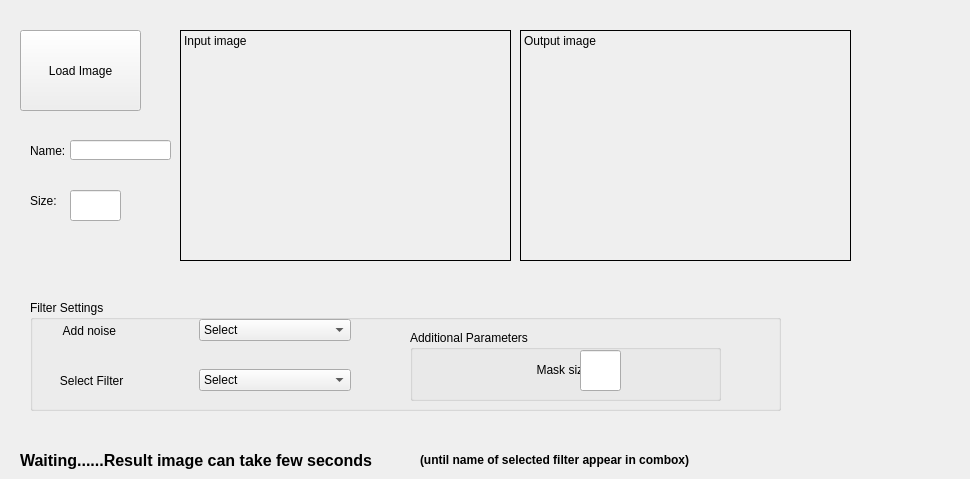
    <widget class="QWidget" name="tab_filters">
     <attribute name="title">
      <string>Filters</string>
     </attribute>
     <widget class="QLabel" name="label_filters_input">
      <property name="geometry">
       <rect>
        <x>180</x>
        <y>30</y>
        <width>331</width>
        <height>231</height>
       </rect>
      </property>
      <property name="autoFillBackground">
       <bool>true</bool>
      </property>
      <property name="frameShape">
       <enum>QFrame::Box</enum>
      </property>
      <property name="text">
       <string>Input image</string>
      </property>
      <property name="scaledContents">
       <bool>true</bool>
      </property>
      <property name="alignment">
       <set>Qt::AlignLeading|Qt::AlignLeft|Qt::AlignTop</set>
      </property>
     </widget>
     <widget class="QLabel" name="label_filters_output">
      <property name="geometry">
       <rect>
        <x>520</x>
        <y>30</y>
        <width>331</width>
        <height>231</height>
       </rect>
      </property>
      <property name="autoFillBackground">
       <bool>true</bool>
      </property>
      <property name="frameShape">
       <enum>QFrame::Box</enum>
      </property>
      <property name="text">
       <string>Output image</string>
      </property>
      <property name="textFormat">
       <enum>Qt::PlainText</enum>
      </property>
      <property name="scaledContents">
       <bool>true</bool>
      </property>
      <property name="alignment">
       <set>Qt::AlignLeading|Qt::AlignLeft|Qt::AlignTop</set>
      </property>
     </widget>
     <widget class="QPushButton" name="pushButton_filters_load">
      <property name="geometry">
       <rect>
        <x>20</x>
        <y>30</y>
        <width>121</width>
        <height>81</height>
       </rect>
      </property>
      <property name="text">
       <string>Load Image</string>
      </property>
     </widget>
     <widget class="QLabel" name="label">
      <property name="geometry">
       <rect>
        <x>30</x>
        <y>140</y>
        <width>41</width>
        <height>21</height>
       </rect>
      </property>
      <property name="text">
       <string>Name:</string>
      </property>
     </widget>
     <widget class="QLabel" name="label_2">
      <property name="geometry">
       <rect>
        <x>30</x>
        <y>190</y>
        <width>31</width>
        <height>21</height>
       </rect>
      </property>
      <property name="text">
       <string>Size:</string>
      </property>
     </widget>
     <widget class="QGroupBox" name="groupBox">
      <property name="geometry">
       <rect>
        <x>30</x>
        <y>300</y>
        <width>751</width>
        <height>111</height>
       </rect>
      </property>
      <property name="title">
       <string>Filter Settings</string>
      </property>
      <widget class="QWidget" name="horizontalLayoutWidget">
       <property name="geometry">
        <rect>
         <x>10</x>
         <y>10</y>
         <width>311</width>
         <height>41</height>
        </rect>
       </property>
       <layout class="QHBoxLayout" name="horizontalLayout">
        <item>
         <widget class="QLabel" name="label_3">
          <property name="text">
           <string>       Add noise</string>
          </property>
         </widget>
        </item>
        <item>
         <widget class="QComboBox" name="comboBox">
          <property name="currentText">
           <string>Select</string>
          </property>
          <item>
           <property name="text">
            <string>Select</string>
           </property>
          </item>
          <item>
           <property name="text">
            <string>Gaussian</string>
           </property>
          </item>
          <item>
           <property name="text">
            <string>Uniform</string>
           </property>
          </item>
          <item>
           <property name="text">
            <string>Salt-papper</string>
           </property>
          </item>
         </widget>
        </item>
       </layout>
      </widget>
      <widget class="QGroupBox" name="groupBox_2">
       <property name="geometry">
        <rect>
         <x>380</x>
         <y>30</y>
         <width>311</width>
         <height>71</height>
        </rect>
       </property>
       <property name="title">
        <string>Additional Parameters</string>
       </property>
       <widget class="QLabel" name="label_5">
        <property name="geometry">
         <rect>
          <x>40</x>
          <y>20</y>
          <width>152</width>
          <height>39</height>
         </rect>
        </property>
        <property name="text">
         <string>                          Mask size</string>
        </property>
       </widget>
       <widget class="QLineEdit" name="lineEdit_3">
        <property name="geometry">
         <rect>
          <x>170</x>
          <y>20</y>
          <width>41</width>
          <height>41</height>
         </rect>
        </property>
       </widget>
      </widget>
      <widget class="QWidget" name="horizontalLayoutWidget_2">
       <property name="geometry">
        <rect>
         <x>10</x>
         <y>60</y>
         <width>311</width>
         <height>41</height>
        </rect>
       </property>
       <layout class="QHBoxLayout" name="horizontalLayout_2">
        <item>
         <widget class="QLabel" name="label_4">
          <property name="text">
           <string>      Select Filter</string>
          </property>
         </widget>
        </item>
        <item>
         <widget class="QComboBox" name="comboBox_2">
          <property name="currentText">
           <string>Select</string>
          </property>
          <item>
           <property name="text">
            <string>Select</string>
           </property>
          </item>
          <item>
           <property name="text">
            <string>Gaussian</string>
           </property>
          </item>
          <item>
           <property name="text">
            <string>Mean</string>
           </property>
          </item>
          <item>
           <property name="text">
            <string>Median</string>
           </property>
          </item>
          <item>
           <property name="text">
            <string>Sobel</string>
           </property>
          </item>
          <item>
           <property name="text">
            <string>Roberts</string>
           </property>
          </item>
          <item>
           <property name="text">
            <string>Prewitt</string>
           </property>
          </item>
          <item>
           <property name="text">
            <string>Canny</string>
           </property>
          </item>
         </widget>
        </item>
       </layout>
      </widget>
     </widget>
     <widget class="QLineEdit" name="lineEdit">
      <property name="geometry">
       <rect>
        <x>70</x>
        <y>140</y>
        <width>101</width>
        <height>20</height>
       </rect>
      </property>
     </widget>
     <widget class="QLineEdit" name="lineEdit_2">
      <property name="geometry">
       <rect>
        <x>70</x>
        <y>190</y>
        <width>51</width>
        <height>31</height>
       </rect>
      </property>
     </widget>
     <widget class="QLabel" name="label_36">
      <property name="geometry">
       <rect>
        <x>20</x>
        <y>450</y>
        <width>741</width>
        <height>20</height>
       </rect>
      </property>
      <property name="font">
       <font>
        <pointsize>12</pointsize>
        <weight>75</weight>
        <italic>false</italic>
        <bold>true</bold>
       </font>
      </property>
      <property name="text">
       <string>Waiting......Result image can take few seconds </string>
      </property>
     </widget>
     <widget class="QLabel" name="label_37">
      <property name="geometry">
       <rect>
        <x>420</x>
        <y>450</y>
        <width>541</width>
        <height>20</height>
       </rect>
      </property>
      <property name="font">
       <font>
        <weight>75</weight>
        <bold>true</bold>
       </font>
      </property>
      <property name="text">
       <string>(until name of selected filter appear in combox)</string>
      </property>
     </widget>
    </widget>
